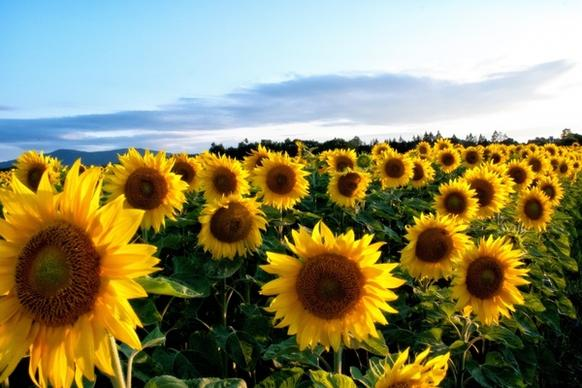
#> input picture CV EXP/test.jpg, 582 x 388 px
$ python CV4.py
#> lines starting #> are read from the running program, lines starting #| are printed output that depends on the picture
import cv2
import numpy as np
import matplotlib.pyplot as plt

# ---------- Unicode-safe image loading ----------
image_path = r"C:\Users\Jerry David\OneDrive\문서\CV EXP\test.jpg"

with open(image_path, "rb") as f:
    data = np.frombuffer(f.read(), np.uint8)

img = cv2.imdecode(data, cv2.IMREAD_COLOR)
#> img is the input picture: shape (388, 582, 3); mean B, G, R 100.6, 137.8, 141.3

# Safety check
if img is None:
    print("Error: Image not loaded")
    exit()

# Convert BGR to RGB for correct display
img_rgb = cv2.cvtColor(img, cv2.COLOR_BGR2RGB)

# ---------- Scaling ----------
# Bigger image (2x scaling)
bigger = cv2.resize(
    img_rgb, None, fx=2, fy=2, interpolation=cv2.INTER_LINEAR
)

# Smaller image (0.5x scaling)
smaller = cv2.resize(
    img_rgb, None, fx=0.5, fy=0.5, interpolation=cv2.INTER_AREA
)
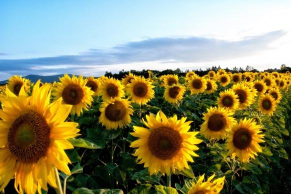
#> smaller: shape (194, 291, 3); mean R, G, B 141.5, 137.9, 100.7

# ---------- Display ----------
titles = ["Original Image", "Bigger Image (2x)", "Smaller Image (0.5x)"]
images = [img_rgb, bigger, smaller]

plt.figure(figsize=(12, 4))

for i in range(3):
    plt.subplot(1, 3, i + 1)
    plt.imshow(images[i])
    plt.title(titles[i])
    plt.axis("off")

plt.tight_layout()
plt.show()
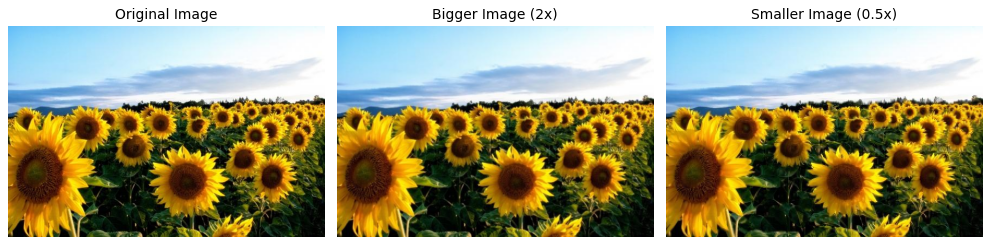
#> figure drawn by matplotlib, 3 panels
